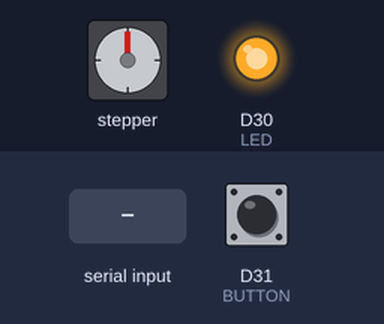
A sketch run on a simulated Arduino Due. On the bench: stepper motor, output pins drawn as LEDs (lit = HIGH). Wiring (inferred from the names in the program): stepper motor driver (200 steps per turn assumed): step D4; direction D2; enable D5. The inputs (shaded band) are chosen by the test bench; at power-on: D31 (BUTTON) HIGH. Pins used as bus, display or sensor lines are not drawn; what the sketch prints to the serial monitor is not drawn.

Above: at 1.2 s.
1.3 s: "f" received over Serial
At 1.7 s:
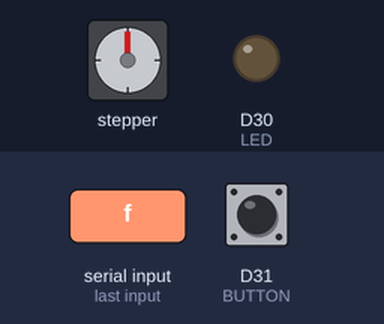
2.8 s: "?" received over Serial
Timing chart, 0 to 5.8 s (numbered marks = the images above; inputs shaded):
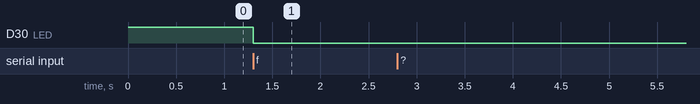

The sketch:

urumbu-d11c-drv8825.ino
```cpp
// (licence header left out)
#define Address "000" // change address here

#define LED 30
#define EN 5
#define DIR 2
#define STEP 4
#define BUTTON 31


void setup() {
  SerialUSB.begin(0);

  pinMode(LED, OUTPUT);
  pinMode(EN, OUTPUT);
  pinMode(STEP, OUTPUT);
  pinMode(DIR, OUTPUT);
  pinMode(BUTTON, INPUT_PULLUP);

  digitalWrite(LED, HIGH);
  digitalWrite(EN, HIGH);
  digitalWrite(STEP, LOW);
  digitalWrite(DIR, LOW);
}

void loop() {
  if (SerialUSB.available()) {
    char c = SerialUSB.read();
    if (c == 'f') {
      digitalWrite(DIR, HIGH);
      digitalWrite(STEP, HIGH);
      digitalWrite(LED, HIGH);
      delayMicroseconds(2);
      digitalWrite(STEP, LOW);
      digitalWrite(LED, LOW);
    } else if (c == 'r') {
      digitalWrite(DIR, LOW);
      digitalWrite(LED, HIGH);
      delayMicroseconds(2);
      digitalWrite(STEP, LOW);
      digitalWrite(LED, LOW);
    } else if (c == '?') {
      // reply with button value
      int btn = digitalRead(BUTTON);
      SerialUSB.write(btn ? '1' : '0');
    } else if (c == '@') {
      SerialUSB.write(Address);
    }
  }
}
```

Measured:
- after the input at 1.3 s, D30 (LED): HIGH → LOW at once
- after the input at 2.8 s, every drawn part: stays the same
